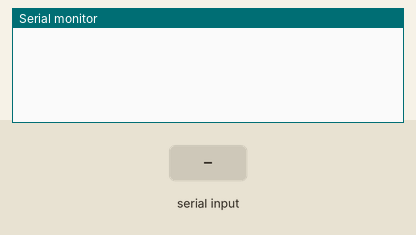
The sketch below on a simulated Arduino Uno, built with avr-gcc and run on an emulated ATmega328P. Shown: the last lines printed to the serial monitor. The test bench sets the inputs (shaded band).

Above: at 1.2 s.
1.3 s: "<m_1" received over the second serial link
At 2.1 s:
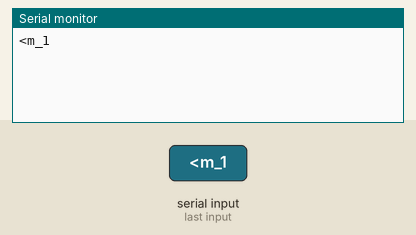
3.1 s: "1" received over the second serial link
At 4.6 s:
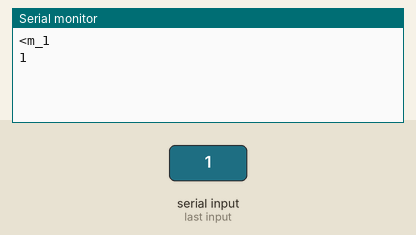

The sketch:

hc12_receiver.ino
```cpp
#include <SoftwareSerial.h>
SoftwareSerial HC12(11, 10); // HC-12 TX Pin, HC-12 RX Pin
String respon,respon1,respon2,respon3,respon4,respon5,finish,belok,s,sub;
int panjang,panjang1,panjang2,panjang3,panjang4,panjang5;
bool m1,m2,m3,m4,mm1,mm2,mm3,mm4,m5,rc,bkanan,bkiri;
char cc[2];
void setup()
{
  m3 = false;
  rc = true;
  Serial.begin(9600);             // Serial port to computer
  HC12.begin(9600);               // Serial port to HC12
}
void loop()
{
  if (rc == true)
  {
    fromserver();
  }
  if (m3 == true)
  {
    ch12(); //motor 3

  }
}
void ch12()
{
  String dase;
  delay(200);
  while (HC12.available())  // If HC-12 has data
  {
    char c2 = HC12.read();
    respon2.concat(c2);
  }
  Serial.println(respon2);
  panjang2 = respon2.length();
  String data2 = respon2.substring(0,34);
  String data3 = respon2.substring(13,47);
  int panjangdata2 = data2.length();
  int panjangdata3 = data3.length();
  //Serial.println("masuk ko");
  if (respon2.startsWith("<m_1") && respon.endsWith(">"))
//  {
    Serial.println(data2);
//  }//  if(panjang2 == 63 && respon2.startsWith("Motor"))

  rc = true;
  m3 = false;
  respon2="";
}

void fromserver()
{

  if (Serial.available()>0)
  {
    s = Serial.readString();
  }
  finish = s.substring(0,1);
  finish.toCharArray(cc,2);

  HC12.write(cc);
  delay(200);
  belok = s.substring(1,2);

  rc = false;
  m3 = true;
}
```

Measured:
- after the input at 1.3 s, the serial monitor: prints a new line after 0.30 s (image 1)
- after the input at 3.1 s, the serial monitor: prints a new line after 0.10 s (image 2)
